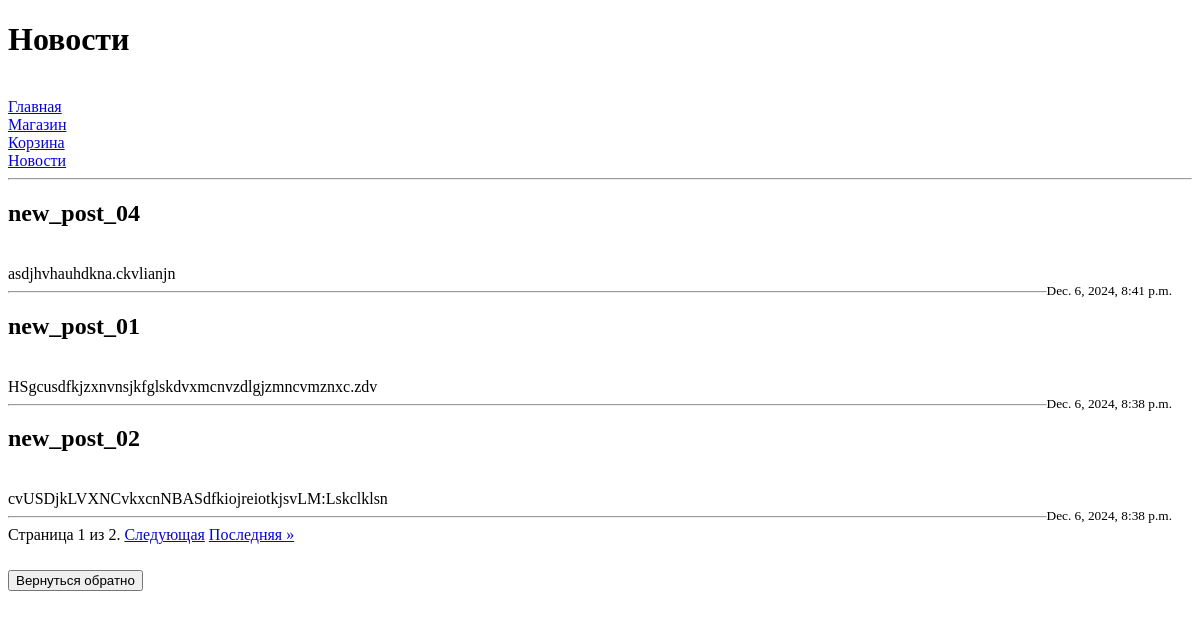
Page /platform/news/ on the earlier database version.
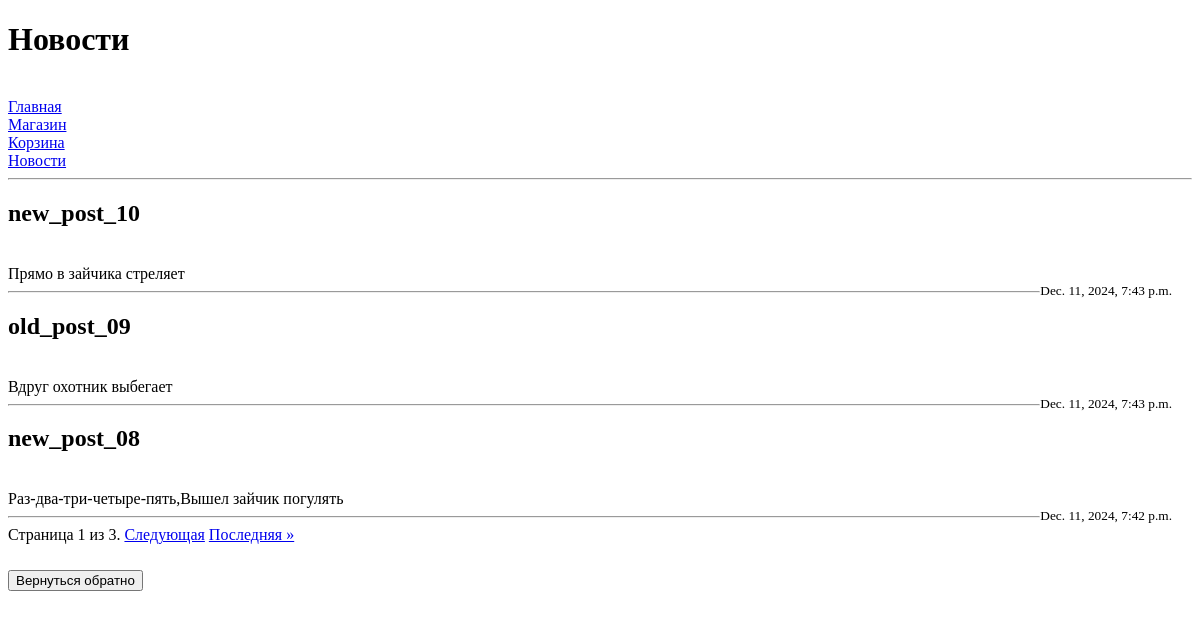
Same page on the later database version.
### task1/models.py (models this page shows, shortened)
class Post(models.Model):
    objects = None
    title = models.CharField(max_length=55, verbose_name= 'Заголовок')
    content = models.TextField(verbose_name='Содержание')
    created_at = models.DateTimeField(auto_now_add=True, verbose_name='Дата создания')
    updated_at = models.DateTimeField(auto_now=True, verbose_name='Дата обновления')
    is_published = models.BooleanField(default=True, verbose_name='Опубликовано')

### task1/views.py (the view)
# urls.py: path('platform/news/', news_page),
def news_page(request):
    news = Post.objects.filter(is_published= True).order_by('-created_at')
    paginator = Paginator(news, 3)
    page_number = request.GET.get('page')
    page_obj = paginator.get_page(page_number)
    return render(request, 'news.html', {'news': page_obj})

### templates/task1/news.html (shortened to what this page needs)
{% extends "menu.html" %}
{% block page_name %}<h1>Новости</h1>{% endblock %}
{% block menu %}{{ block.super }}{% endblock %}
{% block content %}
    <hr>
    {% for new in news %}
        <h2>{{ new.title }}</h2>
        <br>
        {{ new.content }}
        <br>
        <small style="float: right; margin-right: 20px;">{{ new.created_at }}</small>
        <hr>
    {% endfor %}
    <div class="pagination">
        <span class="step-links">
            <span class="current">
                Страница {{ news.number }} из {{ news.paginator.num_pages }}.
            </span>
            {% if news.has_next %}
                <a href="?page={{ news.next_page_number }}">Следующая</a>
                <a href="?page={{ news.paginator.num_pages }}">Последняя &raquo;</a>
            {% endif %}
        </span>
    </div>
    <a href="http://127.0.0.1:8000"> <h2><button> Вернуться обратно </button></h2> </a>
{% endblock %}

Differences in the rows shown:
no longer on this page (row unchanged): Post: title "new_post_04", content "asdjhvhauhdkna.ckvlianjn", created_at "Dec. 6, 2024, 8:41 p.m."
no longer on this page (row unchanged): Post: title "new_post_01", content "HSgcusdfkjzxnvnsjkfglskdvxmcnvzdlgjzmncvmznxc.zdv", created_at "Dec. 6, 2024, 8:38 p.m."
no longer on this page (row unchanged): Post: title "new_post_02", content "cvUSDjkLVXNCvkxcnNBASdfkiojreiotkjsvLM:Lskclklsn", created_at "Dec. 6, 2024, 8:38 p.m."
added Post: title "new_post_10", content "Прямо в зайчика стреляет", created_at "Dec. 11, 2024, 7:43 p.m."
added Post: title "old_post_09", content "Вдруг охотник выбегает", created_at "Dec. 11, 2024, 7:43 p.m."
added Post: title "new_post_08", content "Раз-два-три-четыре-пять,Вышел зайчик погулять", created_at "Dec. 11, 2024, 7:42 p.m."
Other differences:
{{ news.paginator.num_pages }}: "2" → "3"
